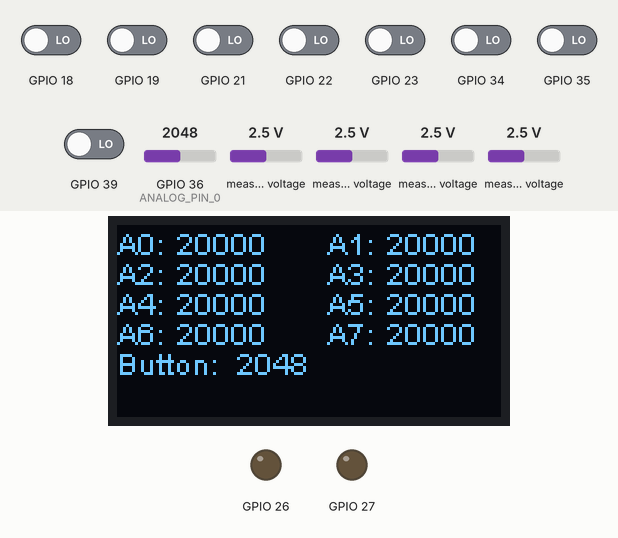
Recording of a sketch running on a simulated ESP32. On the bench: 128×64 one-colour display, output pins drawn as LEDs (lit = HIGH). The test bench sets the inputs (shaded band); at power-on: GPIO 18, GPIO 19, GPIO 21–23, GPIO 34, GPIO 35, GPIO 39 LOW, measured voltage 2.5 V, GPIO 36 (ANALOG_PIN_0) = 2048. What the sketch prints to the serial monitor is not drawn.

Above: at 1.2 s.
1.3 s: measured voltage (sensor 200) set to 0.1 V
At 2.6 s:
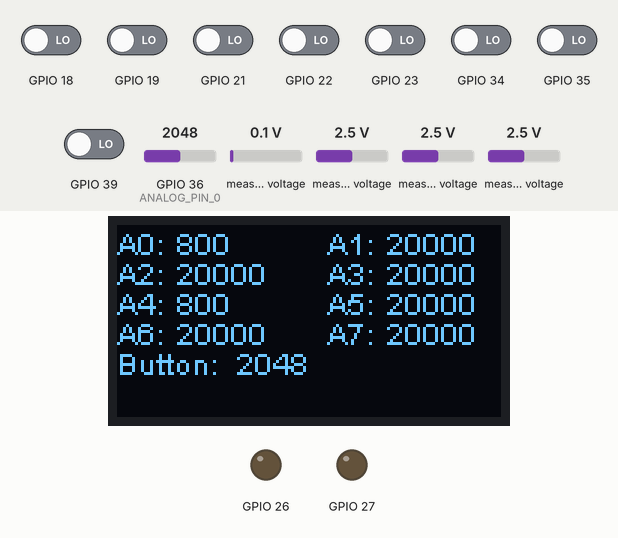
3.0 s: measured voltage (sensor 201) set to 0.1 V
At 4.3 s:
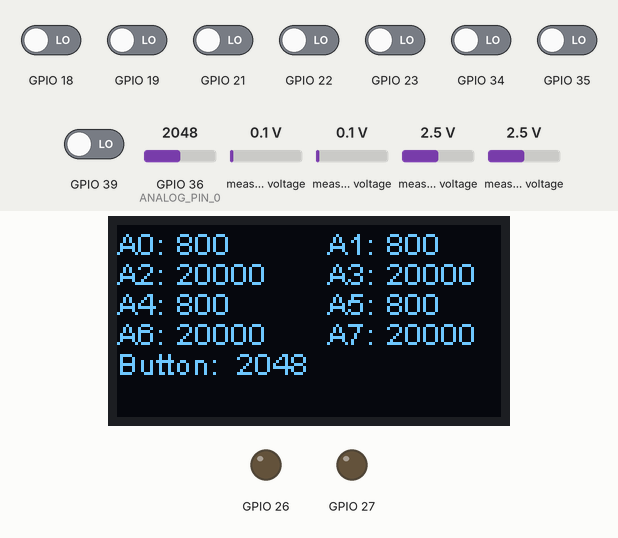
4.6 s: measured voltage (sensor 202) set to 0.1 V
At 5.2 s:
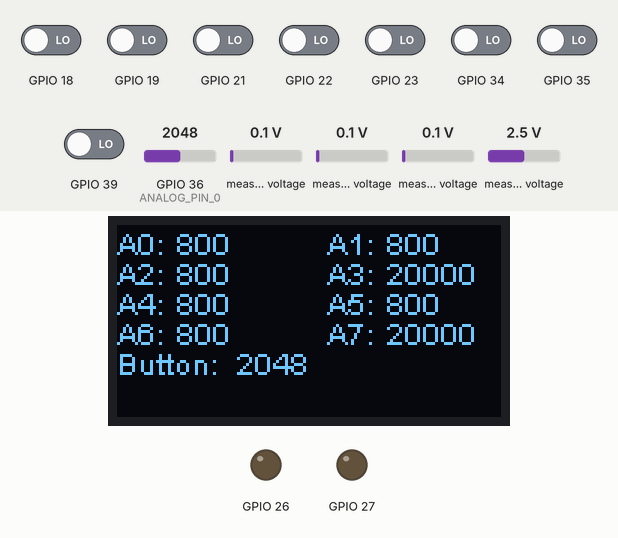
6.3 s: measured voltage (sensor 203) set to 0.1 V
At 7.1 s:
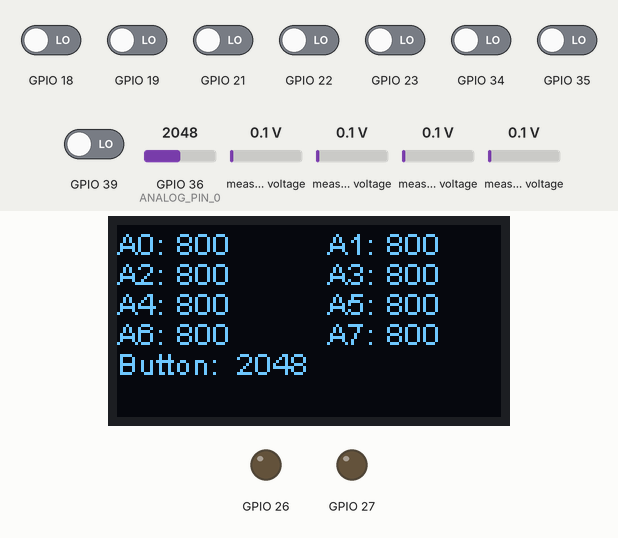
8.0 s: GPIO 36 (ANALOG_PIN_0) set to 2866
At 9.0 s:
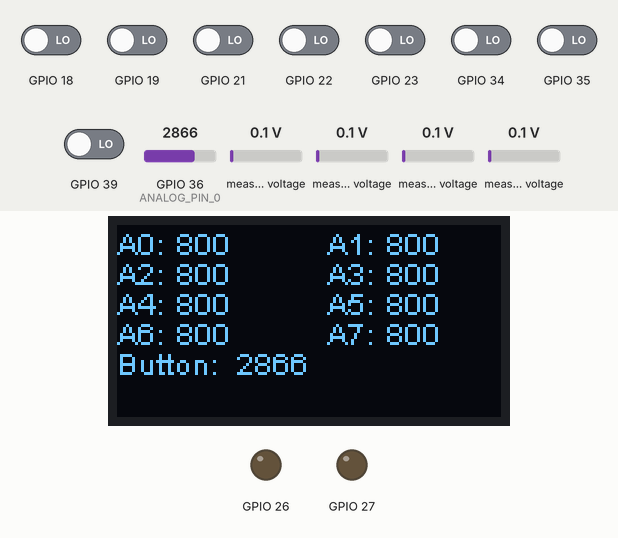
9.7 s: measured voltage (sensor 200) set to 1.2 V
At 10.9 s:
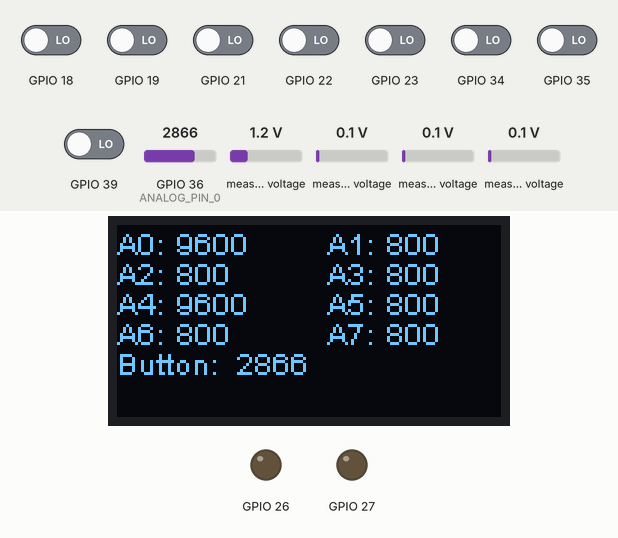
Timing chart, 0 to 12.4 s (numbered marks = the images above; inputs shaded):
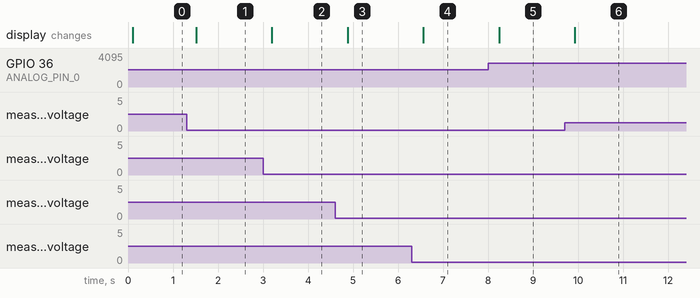

The sketch:

IIOT_AE02_DI_AI_READ.ino
```cpp
/*

* Hardware : NORVI IIOT-AE02-V / IIOT-AE02-I

 *

 * Go to File \ Preferences

* - Add Additional Boards Manager URLs: https://dl.expressif.com/dl/package_esp32_index.json (can use commas, if more than one)

*

 * Boards Manager:

* Go to Tools \ Boards \ Boards Manager and add to the search field esp32

* select 'esp by espressif systems v1.0.4'

*

 * Boards:

 * Select 'ESP32 Dev Module'

*

 * include library:

 * 1. go to arduino IDE select 'Sketch \ Include Library \ Add *.ZIP library

* 2. add the ..\libraries\esp8266-oled-ssd1306.zip file

 *    (src: https://github.com/ThingPulse/esp8266-oled-ssd1306)  or

 *    (src: https://github.com/adafruit/Adafruit_SSD1306)

 *    EDIT I2C connections of wire library Wire.begin() to Wire.begin(16,17)

* 3. add the ..\libraries\Adafruit_ADS1X15-master.zip file

 *    (src: https://github.com/adafruit/Adafruit_ADS1X15  or

 *    EDIT I2C connections of wire library Wire.begin() to Wire.begin(16,17)

*/


#include "SSD1306.h" // alias for `#include "SSD1306Wire.h"`
#include <Adafruit_ADS1015.h>


SSD1306  display(0x3C, 16, 17);
Adafruit_ADS1115 ads2(0x48);  /* Use this for the 16-bit version */
Adafruit_ADS1115 ads1(0x49);


int reading[8]={0};
String adcString[8];


#define ANALOG_PIN_0 36
int analog_value = 0;

int readSwitch(){
  analog_value = analogRead(ANALOG_PIN_0);
  return analog_value                                                                                                ; //Read analog
}

unsigned int keyval=0;
String buttonString;

// ================================================ SETUP ================================================
void setup() {

  Serial.begin(9600);
  display.init();
  display.flipScreenVertically();
  display.setFont(ArialMT_Plain_10);

  display.drawString(0, 0, "Hello World");
  display.display();


  pinMode(26, OUTPUT);
  pinMode(27, OUTPUT);

  pinMode(18, INPUT);
  pinMode(39, INPUT);
  pinMode(34, INPUT);
  pinMode(35, INPUT);
  pinMode(19, INPUT);
  pinMode(21, INPUT);
  pinMode(22, INPUT);
  pinMode(23, INPUT);
  pinMode(36, INPUT);

  pinMode(18, INPUT);
  pinMode(39, INPUT);
  pinMode(34, INPUT);
  pinMode(35, INPUT);
  pinMode(19, INPUT);
  pinMode(21, INPUT);
  pinMode(22, INPUT);
  pinMode(23, INPUT);


  ads1.begin();
  ads2.begin();
  ads1.setGain(GAIN_ONE);
  ads2.setGain(GAIN_ONE);

 Serial.println("D INPUT");

}


void loop() {


Serial.print(digitalRead(18));Serial.print(digitalRead(39));Serial.print(digitalRead(34));Serial.print(digitalRead(35));Serial.print(digitalRead(19));Serial.print(digitalRead(21));Serial.print(digitalRead(22));Serial.print(digitalRead(23));
 Serial.println("");

  // Analog read

  adcString[0] = String(ads1.readADC_SingleEnded(0));
  adcString[1] = String(ads1.readADC_SingleEnded(1));
  adcString[2] = String(ads1.readADC_SingleEnded(2));
  adcString[3] = String(ads1.readADC_SingleEnded(3));

  adcString[4] = String(ads2.readADC_SingleEnded(0));
  adcString[5] = String(ads2.readADC_SingleEnded(1));
  adcString[6] = String(ads2.readADC_SingleEnded(2));
  adcString[7] = String(ads2.readADC_SingleEnded(3));


  display.clear();
  buttonString = String(readSwitch());
  display.drawString(0, 0, "A0: ");   display.drawString(20, 0, adcString[0]);
  display.drawString(70, 0, "A1: ");   display.drawString(90, 0, adcString[1]);

  display.drawString(0, 10, "A2: ");   display.drawString(20, 10, adcString[2]);
  display.drawString(70, 10, "A3: ");   display.drawString(90, 10, adcString[3]);

  display.drawString(0, 20, "A4: ");   display.drawString(20, 20, adcString[4]);
  display.drawString(70, 20, "A5: ");   display.drawString(90, 20, adcString[5]);

  display.drawString(0, 30, "A6: ");   display.drawString(20, 30, adcString[6]);
  display.drawString(70, 30, "A7: ");   display.drawString(90, 30, adcString[7]);

  display.drawString(0, 40, "Button: ");   display.drawString(40, 40, buttonString);

  display.display();

  delay(200);


}
```

Measured:
- after the input at 1.3 s, the display: changes after 0.21 s (image 1)
- after the input at 3.0 s, the display: changes after 0.20 s (image 2)
- after the input at 4.6 s, the display: changes after 0.28 s (image 3)
- after the input at 6.3 s, the display: changes after 0.26 s (image 4)
- after the input at 8.0 s, the display: changes after 0.25 s (image 5)
- after the input at 9.7 s, the display: changes after 0.23 s (image 6)
